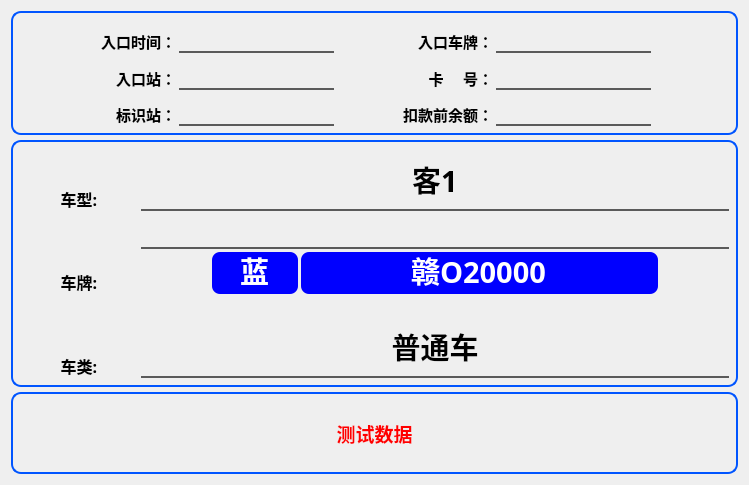
       <widget class="QWidget" name="page_6">
        <layout class="QVBoxLayout" name="verticalLayout_16">
         <item>
          <layout class="QVBoxLayout" name="verticalLayout_15" stretch="3,6,2">
           <property name="spacing">
            <number>5</number>
           </property>
           <item>
            <widget class="QWidget" name="widget_detail" native="true">
             <property name="styleSheet">
              <string notr="true">#widget_detail{
          border:2px solid;
		  border-color: rgb(0, 85, 255);
		  border-radius:10px;
		  color: rgb(255, 0, 0);
		  }		</string>
             </property>
             <layout class="QGridLayout" name="gridLayout_2" columnstretch="2,2,2,2,1">
              <property name="spacing">
               <number>3</number>
              </property>
              <item row="0" column="3">
               <widget class="QLabel" name="lbEntryPlateNumner">
                <property name="styleSheet">
                 <string notr="true">border:none;
border-bottom: 2px solid;
border-bottom-color: rgba(49, 49, 49, 200);</string>
                </property>
                <property name="text">
                 <string/>
                </property>
               </widget>
              </item>
              <item row="0" column="2">
               <widget class="QLabel" name="label_38">
                <property name="font">
                 <font>
                  <family>微软雅黑</family>
                  <pointsize>11</pointsize>
                  <weight>75</weight>
                  <bold>true</bold>
                 </font>
                </property>
                <property name="text">
                 <string>入口车牌：</string>
                </property>
                <property name="alignment">
                 <set>Qt::AlignBottom|Qt::AlignRight|Qt::AlignTrailing</set>
                </property>
               </widget>
              </item>
              <item row="0" column="1">
               <widget class="QLabel" name="lbEntryTime">
                <property name="styleSheet">
                 <string notr="true">border:none;
border-bottom: 2px solid;
border-bottom-color: rgba(49, 49, 49, 200);</string>
                </property>
                <property name="text">
                 <string/>
                </property>
               </widget>
              </item>
              <item row="0" column="0">
               <widget class="QLabel" name="label_40">
                <property name="font">
                 <font>
                  <family>微软雅黑</family>
                  <pointsize>11</pointsize>
                  <weight>75</weight>
                  <bold>true</bold>
                 </font>
                </property>
                <property name="text">
                 <string>入口时间：</string>
                </property>
                <property name="alignment">
                 <set>Qt::AlignBottom|Qt::AlignRight|Qt::AlignTrailing</set>
                </property>
               </widget>
              </item>
              <item row="1" column="0">
               <widget class="QLabel" name="label_41">
                <property name="font">
                 <font>
                  <family>微软雅黑</family>
                  <pointsize>11</pointsize>
                  <weight>75</weight>
                  <bold>true</bold>
                 </font>
                </property>
                <property name="text">
                 <string>入口站：</string>
                </property>
                <property name="alignment">
                 <set>Qt::AlignBottom|Qt::AlignRight|Qt::AlignTrailing</set>
                </property>
               </widget>
              </item>
              <item row="2" column="0">
               <widget class="QLabel" name="label_42">
                <property name="font">
                 <font>
                  <family>微软雅黑</family>
                  <pointsize>11</pointsize>
                  <weight>75</weight>
                  <bold>true</bold>
                 </font>
                </property>
                <property name="text">
                 <string>标识站：</string>
                </property>
                <property name="alignment">
                 <set>Qt::AlignBottom|Qt::AlignRight|Qt::AlignTrailing</set>
                </property>
               </widget>
              </item>
              <item row="1" column="1">
               <widget class="QLabel" name="lbEntryStation">
                <property name="styleSheet">
                 <string notr="true">border:none;
border-bottom: 2px solid;
border-bottom-color: rgba(49, 49, 49, 200);</string>
                </property>
                <property name="text">
                 <string/>
                </property>
               </widget>
              </item>
              <item row="2" column="1">
               <widget class="QLabel" name="lbBeaconStation">
                <property name="styleSheet">
                 <string notr="true">border:none;
border-bottom: 2px solid;
border-bottom-color: rgba(49, 49, 49, 200);</string>
                </property>
                <property name="text">
                 <string/>
                </property>
               </widget>
              </item>
              <item row="1" column="2">
               <widget class="QLabel" name="label_45">
                <property name="font">
                 <font>
                  <family>微软雅黑</family>
                  <pointsize>11</pointsize>
                  <weight>75</weight>
                  <bold>true</bold>
                 </font>
                </property>
                <property name="text">
                 <string>卡     号：</string>
                </property>
                <property name="alignment">
                 <set>Qt::AlignBottom|Qt::AlignRight|Qt::AlignTrailing</set>
                </property>
               </widget>
              </item>
              <item row="2" column="2">
               <widget class="QLabel" name="label_46">
                <property name="font">
                 <font>
                  <family>微软雅黑</family>
                  <pointsize>11</pointsize>
                  <weight>75</weight>
                  <bold>true</bold>
                 </font>
                </property>
                <property name="text">
                 <string>扣款前余额：</string>
                </property>
                <property name="alignment">
                 <set>Qt::AlignBottom|Qt::AlignRight|Qt::AlignTrailing</set>
                </property>
               </widget>
              </item>
              <item row="1" column="3">
               <widget class="QLabel" name="lbCardNumber">
                <property name="styleSheet">
                 <string notr="true">border:none;
border-bottom: 2px solid;
border-bottom-color: rgba(49, 49, 49, 200);
</string>
                </property>
                <property name="text">
                 <string/>
                </property>
               </widget>
              </item>
              <item row="2" column="3">
               <widget class="QLabel" name="lbBalance">
                <property name="styleSheet">
                 <string notr="true">border:none;
border-bottom: 2px solid;
border-bottom-color: rgba(49, 49, 49, 200);</string>
                </property>
                <property name="text">
                 <string/>
                </property>
               </widget>
              </item>
              <item row="0" column="4">
               <spacer name="horizontalSpacer_9">
                <property name="orientation">
                 <enum>Qt::Horizontal</enum>
                </property>
                <property name="sizeHint" stdset="0">
                 <size>
                  <width>40</width>
                  <height>20</height>
                 </size>
                </property>
               </spacer>
              </item>
              <item row="1" column="4">
               <spacer name="horizontalSpacer_10">
                <property name="orientation">
                 <enum>Qt::Horizontal</enum>
                </property>
                <property name="sizeHint" stdset="0">
                 <size>
                  <width>40</width>
                  <height>20</height>
                 </size>
                </property>
               </spacer>
              </item>
              <item row="2" column="4">
               <spacer name="horizontalSpacer_11">
                <property name="orientation">
                 <enum>Qt::Horizontal</enum>
                </property>
                <property name="sizeHint" stdset="0">
                 <size>
                  <width>40</width>
                  <height>20</height>
                 </size>
                </property>
               </spacer>
              </item>
             </layout>
            </widget>
           </item>
           <item>
            <widget class="QWidget" name="widget_detail2" native="true">
             <property name="styleSheet">
              <string notr="true">#widget_detail2{
          border:2px solid;
		  border-color: rgb(0, 85, 255);
		  border-radius:10px;
		  color: rgb(255, 0, 0);
		  }		</string>
             </property>
             <layout class="QGridLayout" name="gridLayout_4" rowstretch="1,1,1,1,1" columnstretch="1,5">
              <property name="horizontalSpacing">
               <number>3</number>
              </property>
              <property name="verticalSpacing">
               <number>2</number>
              </property>
              <item row="0" column="1">
               <widget class="QLabel" name="lbCarType">
                <property name="font">
                 <font>
                  <family>微软雅黑</family>
                  <pointsize>22</pointsize>
                  <weight>75</weight>
                  <bold>true</bold>
                 </font>
                </property>
                <property name="styleSheet">
                 <string notr="true">border:none;
border-bottom: 2px solid;
border-bottom-color: rgba(49, 49, 49, 200);</string>
                </property>
                <property name="text">
                 <string>客1</string>
                </property>
                <property name="alignment">
                 <set>Qt::AlignBottom|Qt::AlignHCenter</set>
                </property>
               </widget>
              </item>
              <item row="0" column="0">
               <widget class="QLabel" name="label_50">
                <property name="font">
                 <font>
                  <family>微软雅黑</family>
                  <pointsize>12</pointsize>
                  <weight>75</weight>
                  <bold>true</bold>
                 </font>
                </property>
                <property name="text">
                 <string>车型:</string>
                </property>
                <property name="alignment">
                 <set>Qt::AlignBottom|Qt::AlignHCenter</set>
                </property>
               </widget>
              </item>
              <item row="2" column="0">
               <widget class="QLabel" name="label_51">
                <property name="font">
                 <font>
                  <family>微软雅黑</family>
                  <pointsize>12</pointsize>
                  <weight>75</weight>
                  <bold>true</bold>
                 </font>
                </property>
                <property name="text">
                 <string>车牌:</string>
                </property>
                <property name="alignment">
                 <set>Qt::AlignBottom|Qt::AlignHCenter</set>
                </property>
               </widget>
              </item>
              <item row="4" column="0">
               <widget class="QLabel" name="label_52">
                <property name="font">
                 <font>
                  <family>微软雅黑</family>
                  <pointsize>12</pointsize>
                  <weight>75</weight>
                  <bold>true</bold>
                 </font>
                </property>
                <property name="text">
                 <string>车类:</string>
                </property>
                <property name="alignment">
                 <set>Qt::AlignBottom|Qt::AlignHCenter</set>
                </property>
               </widget>
              </item>
              <item row="2" column="1">
               <layout class="QVBoxLayout" name="verticalLayout_17" stretch="1,1,1">
                <property name="spacing">
                 <number>3</number>
                </property>
                <item>
                 <widget class="QLabel" name="label_55">
                  <property name="styleSheet">
                   <string notr="true">border:none;
border-bottom: 2px solid;
border-bottom-color: rgba(49, 49, 49, 200);</string>
                  </property>
                  <property name="text">
                   <string/>
                  </property>
                  <property name="alignment">
                   <set>Qt::AlignBottom|Qt::AlignHCenter</set>
                  </property>
                 </widget>
                </item>
                <item>
                 <spacer name="verticalSpacer_10">
                  <property name="orientation">
                   <enum>Qt::Vertical</enum>
                  </property>
                  <property name="sizeHint" stdset="0">
                   <size>
                    <width>20</width>
                    <height>40</height>
                   </size>
                  </property>
                 </spacer>
                </item>
                <item>
                 <layout class="QHBoxLayout" name="horizontalLayout_9" stretch="1,1,5,1">
                  <property name="spacing">
                   <number>3</number>
                  </property>
                  <property name="bottomMargin">
                   <number>0</number>
                  </property>
                  <item>
                   <spacer name="horizontalSpacer_13">
                    <property name="orientation">
                     <enum>Qt::Horizontal</enum>
                    </property>
                    <property name="sizeHint" stdset="0">
                     <size>
                      <width>40</width>
                      <height>20</height>
                     </size>
                    </property>
                   </spacer>
                  </item>
                  <item>
                   <widget class="QLineEdit" name="lbCarNumberColor">
                    <property name="sizePolicy">
                     <sizepolicy hsizetype="Expanding" vsizetype="Fixed">
                      <horstretch>0</horstretch>
                      <verstretch>0</verstretch>
                     </sizepolicy>
                    </property>
                    <property name="font">
                     <font>
                      <family>微软雅黑</family>
                      <pointsize>22</pointsize>
                      <weight>75</weight>
                      <bold>true</bold>
                     </font>
                    </property>
                    <property name="styleSheet">
                     <string notr="true">background-color: rgb(0, 0, 255);
			color: rgb(255, 255, 255);
			border-radius:8px;
		</string>
                    </property>
                    <property name="text">
                     <string>蓝</string>
                    </property>
                    <property name="alignment">
                     <set>Qt::AlignCenter</set>
                    </property>
                    <property name="readOnly">
                     <bool>false</bool>
                    </property>
                   </widget>
                  </item>
                  <item>
                   <widget class="QLineEdit" name="lbCarNumber">
                    <property name="font">
                     <font>
                      <family>微软雅黑</family>
                      <pointsize>22</pointsize>
                      <weight>75</weight>
                      <bold>true</bold>
                     </font>
                    </property>
                    <property name="styleSheet">
                     <string notr="true">background-color: rgb(0, 0, 255);
			color: rgb(255, 255, 255);
			border-radius:8px;
          </string>
                    </property>
                    <property name="text">
                     <string>赣O20000</string>
                    </property>
                    <property name="alignment">
                     <set>Qt::AlignCenter</set>
                    </property>
                   </widget>
                  </item>
                  <item>
                   <spacer name="horizontalSpacer_12">
                    <property name="orientation">
                     <enum>Qt::Horizontal</enum>
                    </property>
                    <property name="sizeHint" stdset="0">
                     <size>
                      <width>40</width>
                      <height>20</height>
                     </size>
                    </property>
                   </spacer>
                  </item>
                 </layout>
                </item>
               </layout>
              </item>
              <item row="4" column="1">
               <widget class="QLabel" name="lbCarSort">
                <property name="font">
                 <font>
                  <family>微软雅黑</family>
                  <pointsize>22</pointsize>
                  <weight>75</weight>
                  <bold>true</bold>
                 </font>
                </property>
                <property name="styleSheet">
                 <string notr="true">border:none;
border-bottom: 2px solid;
border-bottom-color: rgba(49, 49, 49, 200);</string>
                </property>
                <property name="text">
                 <string>普通车</string>
                </property>
                <property name="alignment">
                 <set>Qt::AlignBottom|Qt::AlignHCenter</set>
                </property>
               </widget>
              </item>
              <item row="1" column="1">
               <spacer name="verticalSpacer_11">
                <property name="orientation">
                 <enum>Qt::Vertical</enum>
                </property>
                <property name="sizeHint" stdset="0">
                 <size>
                  <width>20</width>
                  <height>40</height>
                 </size>
                </property>
               </spacer>
              </item>
              <item row="3" column="1">
               <spacer name="verticalSpacer_12">
                <property name="orientation">
                 <enum>Qt::Vertical</enum>
                </property>
                <property name="sizeHint" stdset="0">
                 <size>
                  <width>20</width>
                  <height>40</height>
                 </size>
                </property>
               </spacer>
              </item>
             </layout>
            </widget>
           </item>
           <item>
            <layout class="QVBoxLayout" name="verticalLayout_24">
             <item>
              <widget class="QLabel" name="label">
               <property name="font">
                <font>
                 <family>微软雅黑</family>
                 <pointsize>14</pointsize>
                 <weight>75</weight>
                 <bold>true</bold>
                </font>
               </property>
               <property name="styleSheet">
                <string notr="true">#label{
          border:2px solid;
		  border-color: rgb(0, 85, 255);
		  border-radius:10px;
		  color: rgb(255, 0, 0);
		  }		</string>
               </property>
               <property name="text">
                <string>测试数据</string>
               </property>
               <property name="alignment">
                <set>Qt::AlignCenter</set>
               </property>
              </widget>
             </item>
            </layout>
           </item>
          </layout>
         </item>
        </layout>
       </widget>
